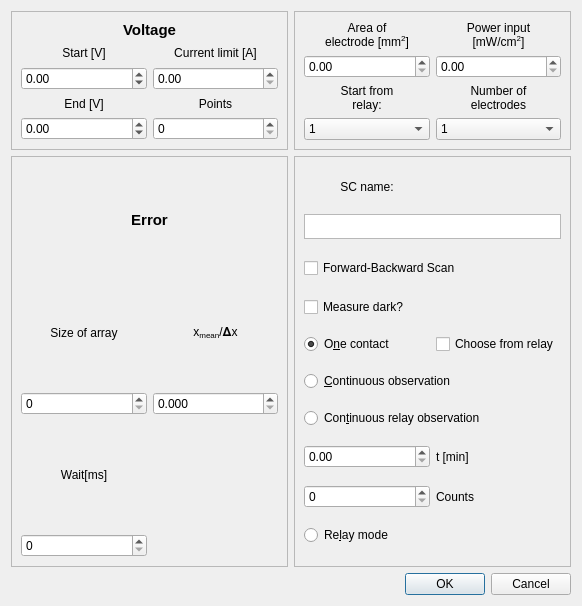
<?xml version="1.0" encoding="UTF-8"?>
<ui version="4.0">
 <class>SettingsDialog</class>
 <widget class="QDialog" name="SettingsDialog">
  <property name="geometry">
   <rect>
    <x>0</x>
    <y>0</y>
    <width>582</width>
    <height>606</height>
   </rect>
  </property>
  <property name="windowTitle">
   <string>Settings</string>
  </property>
  <layout class="QGridLayout" name="gridLayout">
   <item row="2" column="0" colspan="2">
    <widget class="QDialogButtonBox" name="buttonBox">
     <property name="orientation">
      <enum>Qt::Horizontal</enum>
     </property>
     <property name="standardButtons">
      <set>QDialogButtonBox::Cancel|QDialogButtonBox::Ok</set>
     </property>
    </widget>
   </item>
   <item row="0" column="1">
    <widget class="QFrame" name="frame_2">
     <property name="frameShape">
      <enum>QFrame::StyledPanel</enum>
     </property>
     <property name="frameShadow">
      <enum>QFrame::Raised</enum>
     </property>
     <layout class="QGridLayout" name="gridLayout_4">
      <item row="0" column="0">
       <widget class="QLabel" name="label_18">
        <property name="text">
         <string>&lt;html&gt;&lt;head/&gt;&lt;body&gt;&lt;p&gt;Area of &lt;br/&gt;electrode [mm&lt;span style=&quot; vertical-align:super;&quot;&gt;2&lt;/span&gt;]&lt;/p&gt;&lt;/body&gt;&lt;/html&gt;</string>
        </property>
        <property name="alignment">
         <set>Qt::AlignCenter</set>
        </property>
       </widget>
      </item>
      <item row="0" column="1">
       <widget class="QLabel" name="label_20">
        <property name="text">
         <string>&lt;html&gt;&lt;head/&gt;&lt;body&gt;&lt;p&gt;Power input&lt;br/&gt;[mW/cm&lt;span style=&quot; vertical-align:super;&quot;&gt;2&lt;/span&gt;]&lt;/p&gt;&lt;/body&gt;&lt;/html&gt;</string>
        </property>
        <property name="alignment">
         <set>Qt::AlignCenter</set>
        </property>
        <property name="wordWrap">
         <bool>false</bool>
        </property>
       </widget>
      </item>
      <item row="1" column="0">
       <widget class="QDoubleSpinBox" name="area_box"/>
      </item>
      <item row="1" column="1">
       <widget class="QDoubleSpinBox" name="power_input_box">
        <property name="maximum">
         <double>1000.000000000000000</double>
        </property>
       </widget>
      </item>
      <item row="2" column="0">
       <widget class="QLabel" name="label_21">
        <property name="text">
         <string>&lt;html&gt;&lt;head/&gt;&lt;body&gt;&lt;p&gt;Start from &lt;br/&gt;relay:&lt;/p&gt;&lt;/body&gt;&lt;/html&gt;</string>
        </property>
        <property name="alignment">
         <set>Qt::AlignCenter</set>
        </property>
        <property name="wordWrap">
         <bool>false</bool>
        </property>
       </widget>
      </item>
      <item row="2" column="1">
       <widget class="QLabel" name="label_19">
        <property name="text">
         <string>&lt;html&gt;&lt;head/&gt;&lt;body&gt;&lt;p&gt;Number of &lt;br/&gt;electrodes&lt;/p&gt;&lt;/body&gt;&lt;/html&gt;</string>
        </property>
        <property name="alignment">
         <set>Qt::AlignCenter</set>
        </property>
       </widget>
      </item>
      <item row="3" column="0">
       <widget class="QComboBox" name="relay_combo">
        <item>
         <property name="text">
          <string>1</string>
         </property>
        </item>
        <item>
         <property name="text">
          <string>2</string>
         </property>
        </item>
        <item>
         <property name="text">
          <string>3</string>
         </property>
        </item>
        <item>
         <property name="text">
          <string>4</string>
         </property>
        </item>
        <item>
         <property name="text">
          <string>5</string>
         </property>
        </item>
        <item>
         <property name="text">
          <string>6</string>
         </property>
        </item>
       </widget>
      </item>
      <item row="3" column="1">
       <widget class="QComboBox" name="electrode_combo">
        <item>
         <property name="text">
          <string>1</string>
         </property>
        </item>
        <item>
         <property name="text">
          <string>2</string>
         </property>
        </item>
        <item>
         <property name="text">
          <string>3</string>
         </property>
        </item>
        <item>
         <property name="text">
          <string>4</string>
         </property>
        </item>
        <item>
         <property name="text">
          <string>5</string>
         </property>
        </item>
        <item>
         <property name="text">
          <string>6</string>
         </property>
        </item>
       </widget>
      </item>
     </layout>
    </widget>
   </item>
   <item row="0" column="0">
    <widget class="QFrame" name="frame">
     <property name="frameShape">
      <enum>QFrame::StyledPanel</enum>
     </property>
     <property name="frameShadow">
      <enum>QFrame::Raised</enum>
     </property>
     <layout class="QGridLayout" name="gridLayout_2">
      <item row="0" column="0" colspan="2">
       <widget class="QLabel" name="label">
        <property name="font">
         <font>
          <pointsize>11</pointsize>
          <weight>75</weight>
          <bold>true</bold>
         </font>
        </property>
        <property name="layoutDirection">
         <enum>Qt::LeftToRight</enum>
        </property>
        <property name="text">
         <string>Voltage</string>
        </property>
        <property name="textFormat">
         <enum>Qt::AutoText</enum>
        </property>
        <property name="alignment">
         <set>Qt::AlignCenter</set>
        </property>
       </widget>
      </item>
      <item row="1" column="0">
       <widget class="QLabel" name="label_2">
        <property name="text">
         <string>Start [V]</string>
        </property>
        <property name="alignment">
         <set>Qt::AlignCenter</set>
        </property>
       </widget>
      </item>
      <item row="1" column="1">
       <widget class="QLabel" name="label_4">
        <property name="text">
         <string>Current limit [A]</string>
        </property>
        <property name="alignment">
         <set>Qt::AlignCenter</set>
        </property>
       </widget>
      </item>
      <item row="2" column="0">
       <widget class="QDoubleSpinBox" name="startV_box">
        <property name="minimum">
         <double>-20.000000000000000</double>
        </property>
        <property name="maximum">
         <double>20.000000000000000</double>
        </property>
       </widget>
      </item>
      <item row="2" column="1">
       <widget class="QDoubleSpinBox" name="limitA_box"/>
      </item>
      <item row="3" column="0">
       <widget class="QLabel" name="label_3">
        <property name="text">
         <string>End [V]</string>
        </property>
        <property name="alignment">
         <set>Qt::AlignCenter</set>
        </property>
       </widget>
      </item>
      <item row="3" column="1">
       <widget class="QLabel" name="label_5">
        <property name="text">
         <string>Points</string>
        </property>
        <property name="alignment">
         <set>Qt::AlignCenter</set>
        </property>
       </widget>
      </item>
      <item row="4" column="0">
       <widget class="QDoubleSpinBox" name="endV_box">
        <property name="minimum">
         <double>-20.000000000000000</double>
        </property>
        <property name="maximum">
         <double>20.000000000000000</double>
        </property>
       </widget>
      </item>
      <item row="4" column="1">
       <widget class="QSpinBox" name="points_box">
        <property name="maximum">
         <number>10000</number>
        </property>
       </widget>
      </item>
     </layout>
    </widget>
   </item>
   <item row="1" column="0">
    <widget class="QFrame" name="frame_4">
     <property name="frameShape">
      <enum>QFrame::StyledPanel</enum>
     </property>
     <property name="frameShadow">
      <enum>QFrame::Raised</enum>
     </property>
     <layout class="QGridLayout" name="gridLayout_3">
      <item row="0" column="0" colspan="2">
       <widget class="QLabel" name="label_6">
        <property name="font">
         <font>
          <pointsize>11</pointsize>
          <weight>75</weight>
          <bold>true</bold>
         </font>
        </property>
        <property name="layoutDirection">
         <enum>Qt::LeftToRight</enum>
        </property>
        <property name="text">
         <string>Error</string>
        </property>
        <property name="textFormat">
         <enum>Qt::AutoText</enum>
        </property>
        <property name="alignment">
         <set>Qt::AlignCenter</set>
        </property>
       </widget>
      </item>
      <item row="1" column="0">
       <widget class="QLabel" name="label_7">
        <property name="text">
         <string>Size of array</string>
        </property>
        <property name="alignment">
         <set>Qt::AlignCenter</set>
        </property>
       </widget>
      </item>
      <item row="1" column="1">
       <widget class="QLabel" name="label_9">
        <property name="text">
         <string>&lt;html&gt;&lt;head/&gt;&lt;body&gt;&lt;p&gt;x&lt;span style=&quot; vertical-align:sub;&quot;&gt;mean&lt;/span&gt;/𝚫x&lt;/p&gt;&lt;/body&gt;&lt;/html&gt;</string>
        </property>
        <property name="alignment">
         <set>Qt::AlignCenter</set>
        </property>
        <property name="wordWrap">
         <bool>false</bool>
        </property>
       </widget>
      </item>
      <item row="2" column="0">
       <widget class="QSpinBox" name="array_size_box">
        <property name="maximum">
         <number>10000</number>
        </property>
       </widget>
      </item>
      <item row="2" column="1">
       <widget class="QDoubleSpinBox" name="x_mean_box">
        <property name="decimals">
         <number>3</number>
        </property>
       </widget>
      </item>
      <item row="3" column="0">
       <widget class="QLabel" name="label_8">
        <property name="text">
         <string>Wait[ms]</string>
        </property>
        <property name="alignment">
         <set>Qt::AlignCenter</set>
        </property>
       </widget>
      </item>
      <item row="4" column="0">
       <widget class="QSpinBox" name="wait_box">
        <property name="maximum">
         <number>1000</number>
        </property>
       </widget>
      </item>
     </layout>
    </widget>
   </item>
   <item row="1" column="1">
    <widget class="QFrame" name="frame_3">
     <property name="frameShape">
      <enum>QFrame::StyledPanel</enum>
     </property>
     <property name="frameShadow">
      <enum>QFrame::Raised</enum>
     </property>
     <layout class="QGridLayout" name="gridLayout_5">
      <item row="0" column="0">
       <widget class="QLabel" name="label_16">
        <property name="maximumSize">
         <size>
          <width>16777215</width>
          <height>20</height>
         </size>
        </property>
        <property name="text">
         <string>SC name:</string>
        </property>
        <property name="alignment">
         <set>Qt::AlignCenter</set>
        </property>
       </widget>
      </item>
      <item row="1" column="0" colspan="2">
       <widget class="QTextEdit" name="sc_name">
        <property name="maximumSize">
         <size>
          <width>16777215</width>
          <height>25</height>
         </size>
        </property>
        <property name="verticalScrollBarPolicy">
         <enum>Qt::ScrollBarAlwaysOff</enum>
        </property>
        <property name="horizontalScrollBarPolicy">
         <enum>Qt::ScrollBarAlwaysOff</enum>
        </property>
       </widget>
      </item>
      <item row="2" column="0" colspan="2">
       <widget class="QCheckBox" name="fb_scan">
        <property name="maximumSize">
         <size>
          <width>16777215</width>
          <height>24</height>
         </size>
        </property>
        <property name="text">
         <string>Forward-Backward Scan</string>
        </property>
       </widget>
      </item>
      <item row="3" column="0">
       <widget class="QCheckBox" name="darkBox">
        <property name="text">
         <string>Measure dark?</string>
        </property>
       </widget>
      </item>
      <item row="4" column="0">
       <widget class="QRadioButton" name="oneShotMode">
        <property name="text">
         <string>O&amp;ne contact</string>
        </property>
        <property name="checked">
         <bool>true</bool>
        </property>
       </widget>
      </item>
      <item row="4" column="1">
       <widget class="QCheckBox" name="chooseRel">
        <property name="text">
         <string>Choose from relay</string>
        </property>
       </widget>
      </item>
      <item row="5" column="0" colspan="2">
       <widget class="QRadioButton" name="timeMode">
        <property name="text">
         <string>&amp;Continuous observation</string>
        </property>
       </widget>
      </item>
      <item row="6" column="0" colspan="2">
       <widget class="QRadioButton" name="timeMode_2">
        <property name="text">
         <string>Con&amp;tinuous relay observation</string>
        </property>
       </widget>
      </item>
      <item row="7" column="0">
       <widget class="QDoubleSpinBox" name="timeDelayBox">
        <property name="maximum">
         <double>100.000000000000000</double>
        </property>
       </widget>
      </item>
      <item row="7" column="1">
       <widget class="QLabel" name="unitLabel">
        <property name="text">
         <string>t [min]</string>
        </property>
       </widget>
      </item>
      <item row="8" column="0">
       <widget class="QSpinBox" name="countBox">
        <property name="maximum">
         <number>1000</number>
        </property>
       </widget>
      </item>
      <item row="8" column="1">
       <widget class="QLabel" name="label_10">
        <property name="text">
         <string>Counts</string>
        </property>
       </widget>
      </item>
      <item row="9" column="0">
       <widget class="QRadioButton" name="relayMode">
        <property name="text">
         <string>Re&amp;lay mode</string>
        </property>
       </widget>
      </item>
     </layout>
    </widget>
   </item>
  </layout>
 </widget>
 <resources/>
 <connections>
  <connection>
   <sender>buttonBox</sender>
   <signal>accepted()</signal>
   <receiver>SettingsDialog</receiver>
   <slot>accept()</slot>
   <hints>
    <hint type="sourcelabel">
     <x>248</x>
     <y>254</y>
    </hint>
    <hint type="destinationlabel">
     <x>157</x>
     <y>274</y>
    </hint>
   </hints>
  </connection>
  <connection>
   <sender>buttonBox</sender>
   <signal>rejected()</signal>
   <receiver>SettingsDialog</receiver>
   <slot>reject()</slot>
   <hints>
    <hint type="sourcelabel">
     <x>316</x>
     <y>260</y>
    </hint>
    <hint type="destinationlabel">
     <x>286</x>
     <y>274</y>
    </hint>
   </hints>
  </connection>
 </connections>
</ui>
